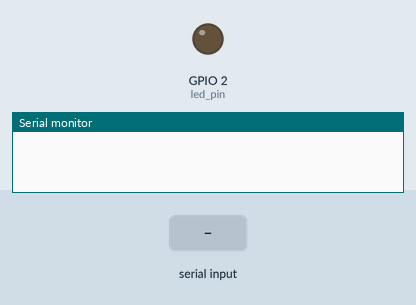
Simulated run of this sketch. Board: ESP32. Parts: output pins drawn as LEDs (lit = HIGH), the last lines printed to the serial monitor. Dashed ring = blinking. The test bench sets the inputs (shaded band).

Above: at 0.8 s.
0.9 s: "5\n" received over Serial
At 2.2 s:
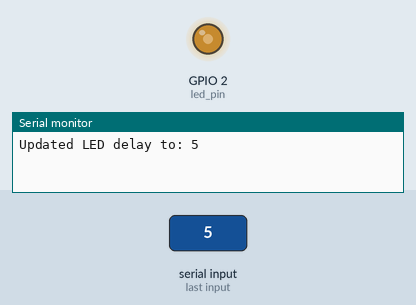
2.5 s: "90,45\n" received over Serial
At 2.72 s:
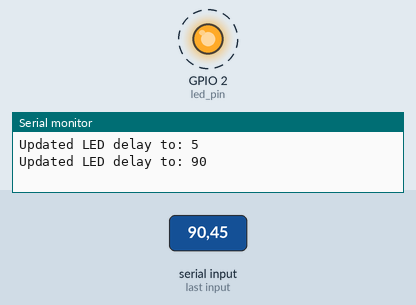
5.5 s: "30,150\n" received over Serial
7.0 s: "90\n" received over Serial
At 7.22 s:
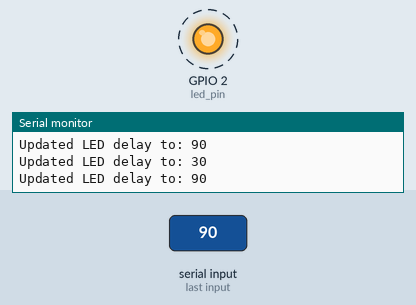
Timing chart, 0 to 11.0 s (numbered marks = the images above; inputs shaded):
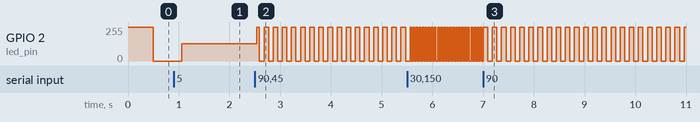

Measured:
- after the input at 2.5 s, GPIO 2 (led_pin): alternates 255/255 for 0.09 s and 0/255 for 0.09 s, starting at once
- after the input at 5.5 s, GPIO 2 (led_pin): alternates 255/255 for 0.03 s and 0/255 for 0.03 s, starting after 0.09 s
- after the input at 7.0 s, GPIO 2 (led_pin): alternates 255/255 for 0.09 s and 0/255 for 0.09 s, starting after 0.09 s

The sketch:

Task-scheduling-Read-Serial-input-and-blink-led.ino
```cpp
#include <stdlib.h> // Needed for atoi()

// Use only core 1 for demo purposes
#if CONFIG_FREERTOS_UNICORE
static const BaseType_t app_cpu = 0;
#else
static const BaseType_t app_cpu = 1;
#endif

// Settings
static const uint8_t buff_len = 20;

// Pins
static const int led_pin = 2;

// Globals
static int led_delay = 500;

// Blink LED at rate set by global variable
void toggleLED(void *parameter){
  while(1){
    digitalWrite(led_pin,HIGH);
    vTaskDelay(led_delay/portTICK_PERIOD_MS);
    digitalWrite(led_pin,LOW);
    vTaskDelay(led_delay/portTICK_PERIOD_MS);
  }
}

void readSerial(void *parameters){
  char c;
  char buf[buff_len];
  uint8_t idx = 0;

  // Clear whole buffer
  memset(buf,0,buff_len);
  while(1){
  // Loop forever
  if(Serial.available()>0){
    c = Serial.read();
    if(c=='\n'){
      led_delay = atoi(buf);
      Serial.print("Updated LED delay to: ");
      Serial.println(led_delay);
      memset(buf, 0, buff_len);
      idx = 0;
    } else {
      if(idx < buff_len - 1){
        buf[idx] = c;
        idx++;
      }
    }
  }
}
}

void setup() {
  // put your setup code here, to run once:
  Serial.begin(115200);
  pinMode(led_pin,OUTPUT);
  // Task to run forever
  xTaskCreatePinnedToCore(
    toggleLED,
    "Toggle LED",
    1024,
    NULL,
    1,
    NULL,
    app_cpu
    );

  // Task to run once with higher priority
  xTaskCreatePinnedToCore(
    readSerial,
    "Task 2",
    1024,
    NULL,
    1,
    NULL,
    app_cpu
    );

    vTaskDelete(NULL);
}

void loop() {
  // put your main code here, to run repeatedly:

}
```
